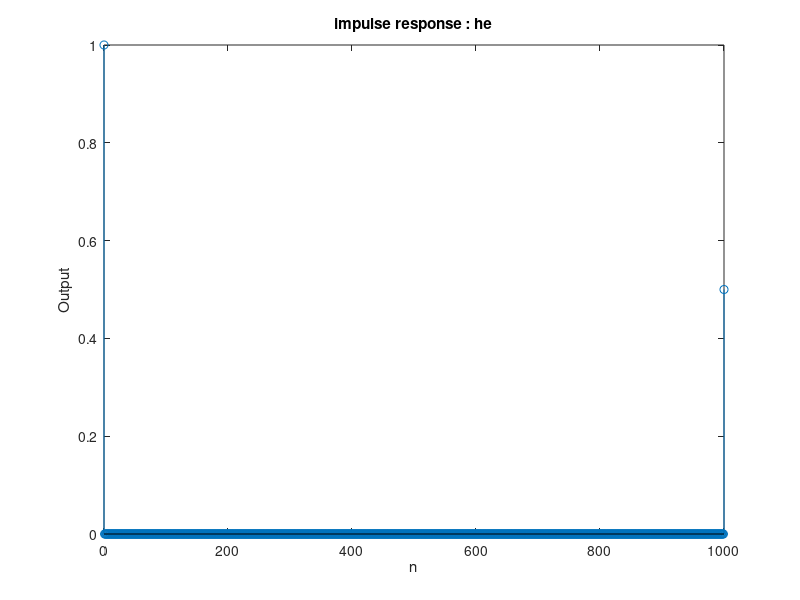

The MATLAB source for this figure:
n = 0:1000;
x = [1 zeros(1,1000)];
a1 = 1;
b1 = [1 zeros(1,999) 0.5];

he = filter(b1,a1,x);

stem(n, he);
xlabel('n');
ylabel('Output');
title('impulse response : he');
